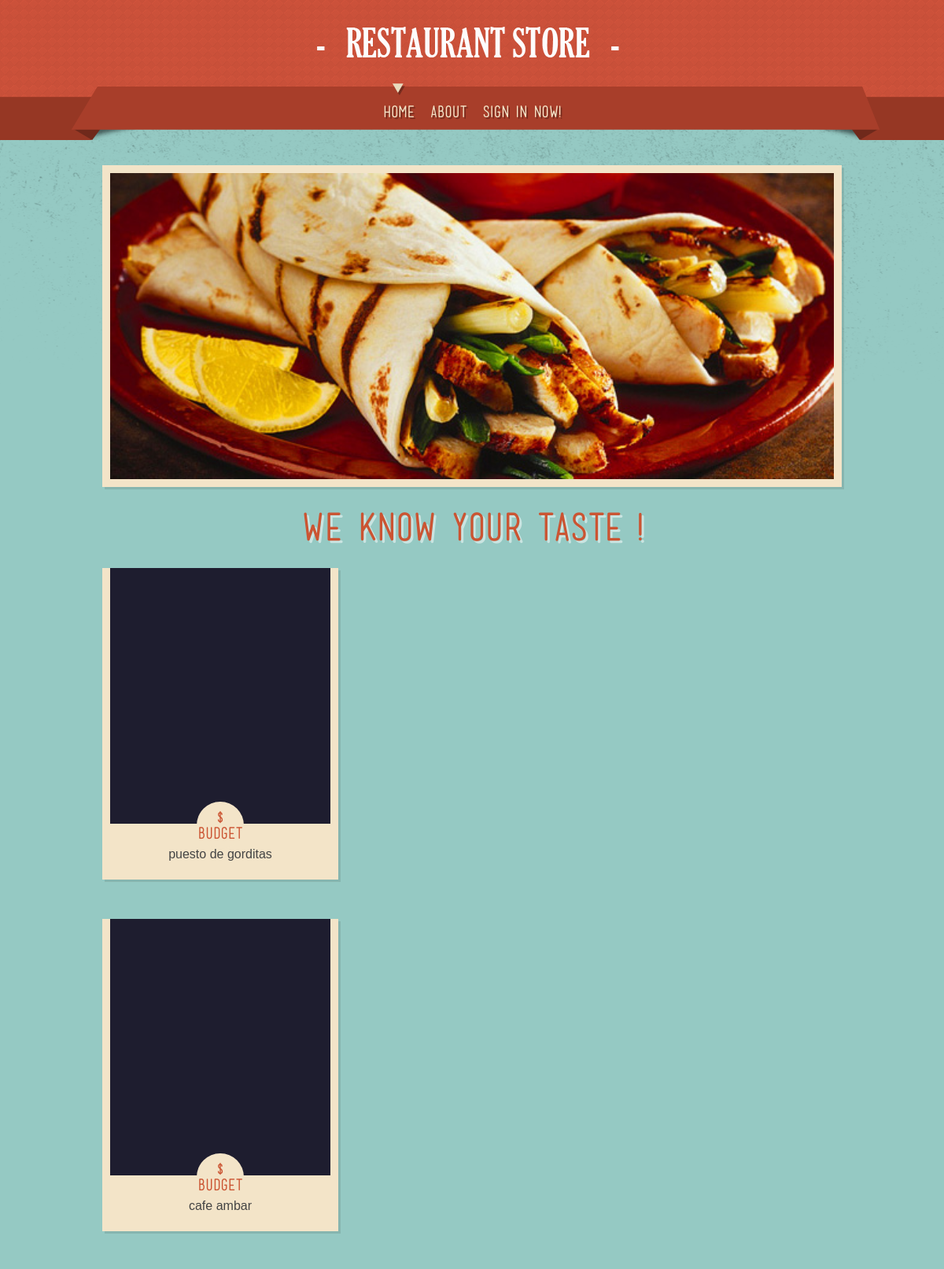
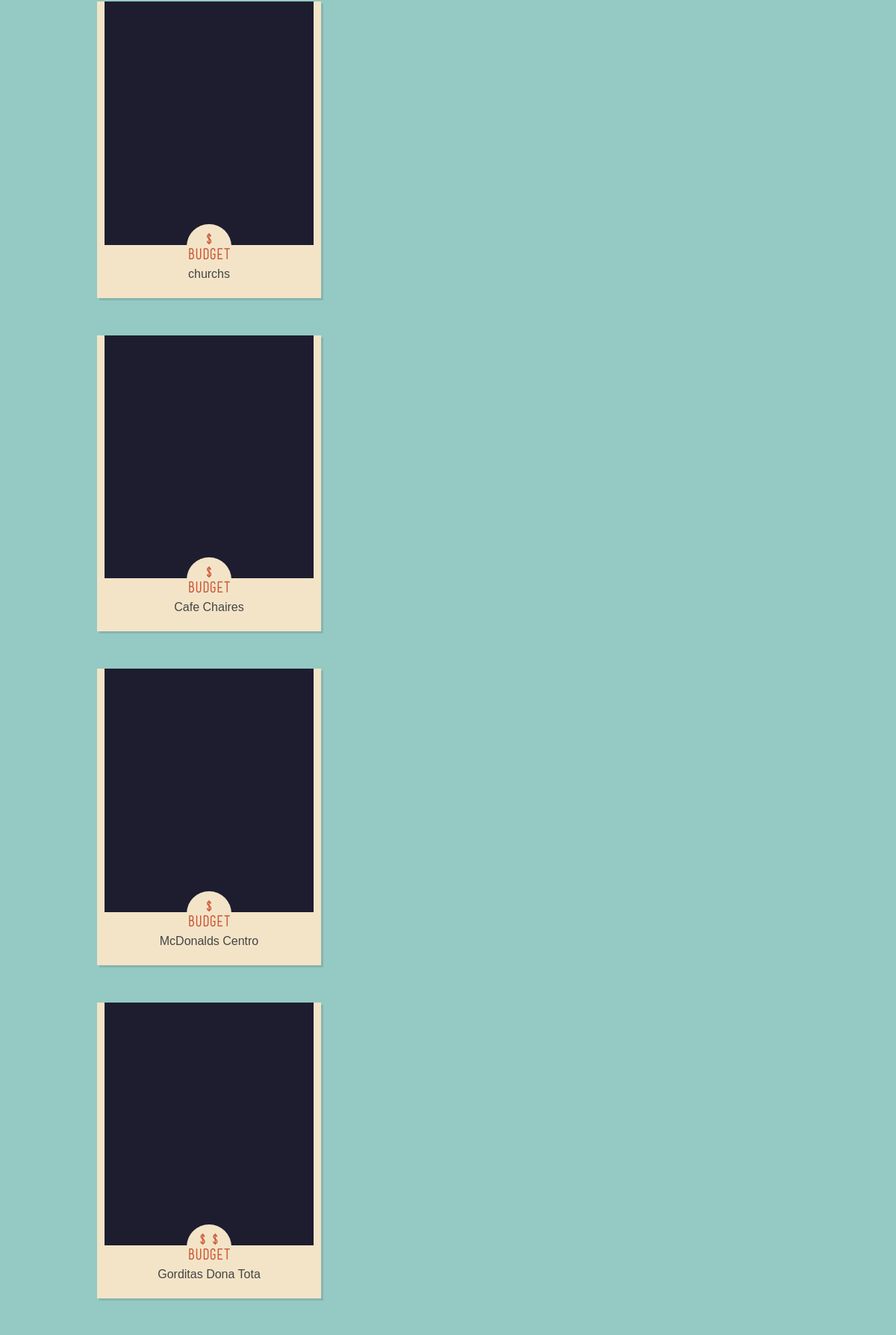
The app's page /index/ (upper part) with its own data (2 pictures, top to bottom).
### food/models.py (models this page shows)
class Geoplace(models.Model):
    placeID = models.IntegerField(verbose_name="place_id")
    latitude = models.FloatField(verbose_name="latitude")
    longitude = models.FloatField(verbose_name="longitude")
    the_geom_meter = models.CharField(max_length=50, verbose_name="geom_meter")
    name = models.CharField(max_length=50, verbose_name="name")
    address = models.CharField(max_length=50, verbose_name="address")
    city = models.CharField(max_length=10, verbose_name="city")
    state = models.CharField(max_length=10, verbose_name="state")
    country = models.CharField(max_length=10, verbose_name="country")
    fax = models.IntegerField(verbose_name="fax")
    zip = models.IntegerField(verbose_name="zip")
    alcohol = models.CharField(max_length=20, verbose_name="alcohol")
    smoking_area = models.CharField(max_length=30, verbose_name="smoking")
    dress_code = models.CharField(max_length=10, verbose_name="dress code")
    accessibility = models.CharField(max_length=30, verbose_name="accessibility")
    price = models.CharField(max_length=10, verbose_name="price")
    url = models.CharField(max_length=100, verbose_name="url")
    Rambience = models.CharField(max_length=10, verbose_name="rambience")
    franchise = models.CharField(max_length=1, verbose_name="franchise")
    area = models.CharField(max_length=10, verbose_name="area")
    other_services = models.CharField(max_length=10, verbose_name="otherservices")

### food/views.py (the view)
# urls.py: url(r'^index/', views.getMainPage),
def getMainPage(request):
    if not request.user.is_authenticated():
        restaurants = Geoplace.objects.all()
        recent = restaurants[0:15]
        for res in recent:
            res.price = getBudgetSymbol(res.price)
    else:
        restaurants = Geoplace.objects.all()
        recent = restaurants[0:15]
        for res in recent:
            res.price = getBudgetSymbol(res.price)
    return render(request, 'index.html', locals())

### food/views.py (called while the page is built)
def getBudgetSymbol(price):
    if price == 'low':
        res = '$'
    elif price == 'medium':
        res = '$$'
    else:
        res = '$$$'
    return res

### templates/index.html (shortened to what this page needs)
<!doctype html>
 <html class="no-js" lang="en">
<head>
    {% load staticfiles %}
	<link rel="stylesheet" media="screen" href={% static "css/superfish.css"%} />
	<link rel="stylesheet" media="all" href={% static "css/nivo-slider.css"%}   />
	<link rel="stylesheet" media="all" href={% static "css/tweet.css"%} />
	<link rel="stylesheet" href={% static "css/style.css"%} >
	<link rel="stylesheet" media="all" href={% static "css/lessframework.css"%} />
    <link rel="stylesheet" href={% static "css/register.css"%}/>
</head>
<body>
	<header>
		<div class="wrapper cf">
			<div id="logo">
				<a href="index.html" ><img alt="" src={% static "img/logo.png"%} /></a>
			</div>
		</div>
		<nav class="cf">
			<div class="wrapper cf">
				<ul id="nav" class="sf-menu">
					<li class="current-menu-item"><a href="/index/">HOME<i><b></b></i></a></li>
					<li><a href="/about/">ABOUT<i><b></b></i></a></li>
                    {% if request.user.is_authenticated %}
                        <li><a href="/info/">INFO<i><b></b></i></a></li>
					    <li><a href="/logout/">LOG OUT {{ request.user.username }}<i><b></b></i></a></li>
                    {% else %}
                        <li><a href="/sign/">SIGN IN NOW!<i><b></b></i></a></li>
                    {% endif %}
				</ul>
			</div>
		</nav>
	</header>
	<div role="main" id="main">
		<div class="wrapper">
		<div class="slider-wrapper theme-default theme-project theme-home">
            <div id="slider" class="nivoSlider">
            </div>
        </div>
		<div class="headline">
			We know your taste !
		</div>
	 	 <ul id="filter-container-feature" class="feature">
             {% for rest in recent %}
                 <li>
			 	    <a href="/rec/?id={{rest.id  }}" class="thumb" ><img alt="" src={% static "img/dummies/430x500a.jpg" %} />
				 	    <div class="date"><span class="d">{{ rest.price }}</span><span class="m">budget</span></div>
                     </a>
			 	    <div class="caption">{{ rest.name }}</div>
		 	    </li>
             {% endfor %}
	 	 </ul>
	  </div>
	</div>
</body>
</html>

### food/static/css/superfish.css (style rules this page uses)
.sf-menu, .sf-menu * { margin: 0; padding: 0; list-style: none; }
.sf-menu li { float: left; position: relative; }
.sf-menu a { display: block; position: relative; }

### food/static/css/nivo-slider.css (style rules this page uses)
.nivoSlider { position: relative; width: 100%; height: auto; overflow: hidden; }
.theme-default { padding: 10px; background: #f3e4c8; margin-bottom: 20px; }
.theme-default.theme-home { margin-bottom: 20px; box-shadow: 3px 3px 0 0 rgba(0, 0, 0, 0.1); }
.theme-default .nivoSlider { position: relative; background: #f3e4c8 url(../img/loading.gif) no-repeat 50% 50%; }

### food/static/css/style.css (style rules this page uses)
.cf:after, .cf:before { content: ""; display: table; }
.cf:after { clear: both; }
.cf { zoom: 1; }
.wrapper { margin: 0 auto; width: 940px; position: relative; }
body { font-family: Helvetica, Arial, sans-serif; font-size: 16px; line-height: 1.5em; background: #95c9c3 url(../img/grunge.png) repeat-x center 150px; }
body a { text-decoration: none; -webkit-transition: all 0.3s ease; -moz-transition: all 0.3s ease; -o-transition: all 0.3s ease; transition: all 0.3s ease; }
header { background: url(../img/header.png); min-height: 150px; }
header #logo img { display: block; margin: 30px auto; }
nav { height: 68px; float: left; width: 100%; margin-top: 0px; position: relative; background: url(../img/ribbon.png) no-repeat top center; }
#nav { clear: left; display: block; float: right; position: relative; right: 50%; text-align: center; }
#nav > li { display: block; float: left; position: relative; left: 50%; font-family: mensch; word-spacing: -0.1em; font-size: 20px; }
#nav > li.current-menu-item i, #nav > li.current_page_item i { display: block; }
#nav > li a { display: block; padding: 20px 10px 0px 10px; color: #f3e4c8; text-shadow: 2px 2px 0 rgba(0, 0, 0, 0.3); }
#nav > li a i { display: none; width: 16px; height: 16px; position: absolute; left: 50%; top: -4px; }
#nav > li a i b { position: absolute; display: block; background: url(../img/current.png) no-repeat 0px 0px; width: 16px; height: 16px; left: -8px; }
#main .wrapper { margin-top: 60px; margin-bottom: 50px; min-height: 500px; color: #444; font-size: 16px; line-height: 1.5em; }
.headline { color: #cb5432; text-align: center; font-family: mensch; font-size: 48px; line-height: 1.3em; word-spacing: -0.1em; text-shadow: 3px 3px 0 rgba(255, 255, 255, 0.5); margin-bottom: 20px; }
.feature { width: 960px; margin-left: -20px; }
.feature li { position: relative; background: #f3e4c8; width: 300px; margin-bottom: 50px; margin-left: 20px; box-shadow: 3px 3px 0 0 rgba(0, 0, 0, 0.1); }
.feature li .thumb { display: block; margin: 10px; width: 280px; }
.feature li .thumb img { max-width: 100%; }
.feature li .caption { padding: 10px 10px 20px 10px; text-align: center; }
.feature li a { color: #cb5432; }
.feature li .thumb { position: relative; }
.feature li .thumb .date { position: absolute; bottom: -25px; left: 110px; display: block; -moz-border-radius: 40px 40px 40px 40px; -webkit-border-radius: 40px 40px 40px 40px; border-radius: 40px 40px 40px 40px; height: 50px; width: 60px; background: #f3e4c8; float: left; font-family: mensch; padding-top: 10px; }
.feature li .thumb .date span { display: block; text-align: center; font-size: 20px; line-height: 20px; }

### food/static/css/lessframework.css (style rules this page uses)
.wrapper { width: 940px; }
#nav { display: block; }

### records on screen
Geoplace: price "$", name "puesto de gorditas"
Geoplace: price "$", name "cafe ambar"
Geoplace: price "$", name "churchs"
Geoplace: price "$", name "Cafe Chaires"
Geoplace: price "$", name "McDonalds Centro"
Geoplace: price "$$", name "Gorditas Dona Tota"
